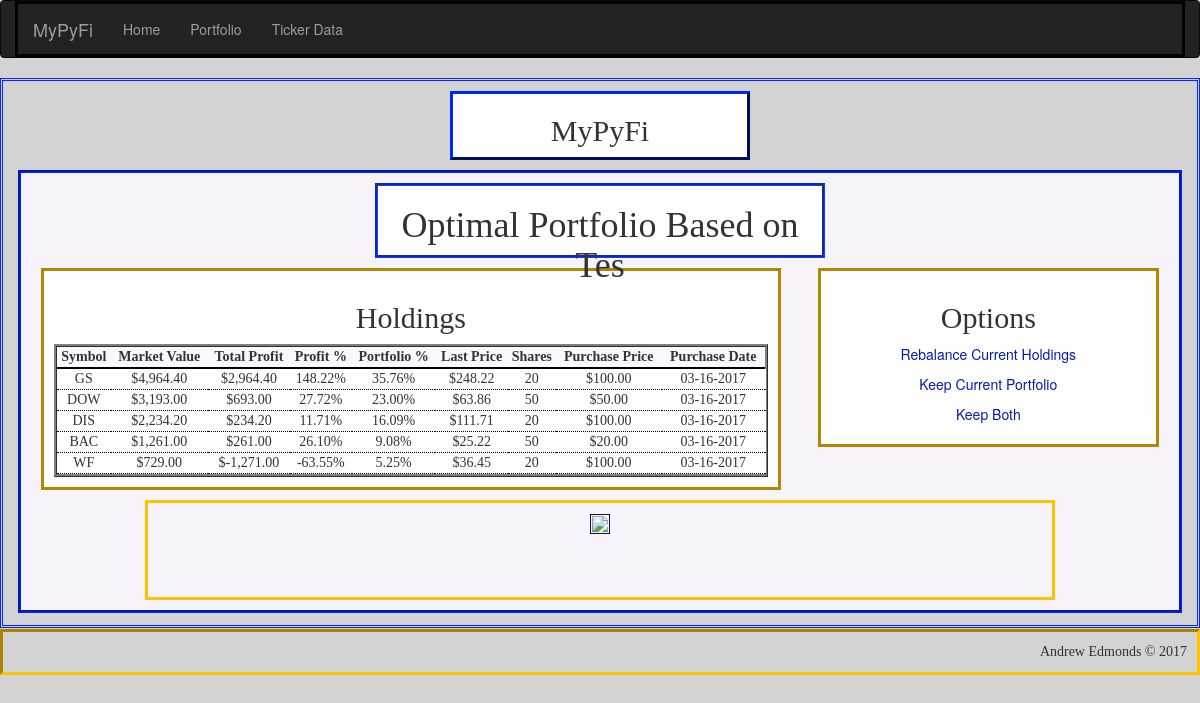
The page /portfolio/Testing/optimized on the database its author committed.
### app/models.py (models this page shows, shortened)
class Holding(db.Model):
    __tablename__ = 'holdings'
    id = db.Column(db.Integer, primary_key=True, autoincrement=True)
    symbol = db.Column(db.String(6))            # stock symbol
    shares = db.Column(db.Integer)              # number of shares held
    market_value = db.Column(db.Float)          # market value of holding
    purch_date = db.Column(db.Date)             # date holding was purchased
    purch_price = db.Column(db.Float)           # share price on purchase date
    last_price = db.Column(db.Float)            # most recent price from pandas_dataframe module
    total_profit = db.Column(db.Float)          # total profits of holding ($)
    profit_percent = db.Column(db.Float)        # percent profit based on initial amount invested
    portfolio_percent = db.Column(db.Float)     # percent holding makes up of overall portfolio
    last_updated = db.Column(db.String)         # date holding's last_price attribute was updated
    portfolio_id = db.Column(db.Integer, db.ForeignKey('portfolios.id'))
    def update_last_price(self):
        import datetime as dt
        if not self.last_updated == str(dt.date.today()):
            from pandas_datareader import data as web
            self.last_price = round(web.DataReader(self.symbol, 'yahoo')['Adj Close'].iloc[-1], 2)
            self.last_updated = str(dt.date.today())
        db.session.add(self)
    def update_market_value(self):
        self.market_value = self.shares * self.last_price
        db.session.add(self)
    def update_profit(self):
        self.total_profit = round(self.shares * (self.last_price - self.purch_price), 2)
        self.profit_percent = round(self.last_price / self.purch_price - 1, 4)
        db.session.add(self)
    def update_portfolio_percentage(self):
        self.portfolio_percent = round(self.market_value / Portfolio.query.filter_by(id=self.portfolio_id).first().market_value,4)
        db.session.add(self)
    def update(self):
        self.update_last_price()
        self.update_market_value()
        self.update_portfolio_percentage()
        self.update_profit()
        db.session.commit()

### app/main/views.py (the view)
@main.route('/portfolio/<name>/optimized', methods=['GET', 'POST'])
def portfolio_optimized(name):
    portfolio = Portfolio.query.filter_by(name=name).first()
    if portfolio is None:
        abort(404)
    portfolio.update()
    holding_data = portfolio.holdings.order_by(Holding.portfolio_percent.desc()).all()
    return render_template('portfolio/optimal/portfolio_optimized.html', name=name, holding_data=holding_data)

### app/models.py (called while the page is built)
    def update_market_value(self):
        self.market_value = 0
        self.invested = 0
        self.market_value += self.cash
        for holding in self.holdings:
            self.market_value += (holding.shares * holding.last_price)
            self.invested += (holding.shares * holding.purch_price)
            holding.update_portfolio_percentage()
        db.session.add(self)

    def update_profit(self):
        self.total_profit = self.market_value - self.invested - self.cash
        if self.invested:
            self.profit_percent = round(self.total_profit / self.invested, 4)
        else:
            self.profit_percent = 0
        db.session.add(self)

    def update_holding_count(self):
        self.num_holdings = Holding.query.filter_by(portfolio_id=self.id).count()
        db.session.add(self)

    def update(self):
        for holding in self.holdings:
            holding.update()
        self.update_market_value()
        self.update_profit()
        self.update_holding_count()
        for holding in self.holdings:
            holding.update_portfolio_percentage()
            if holding.shares == 0:
                db.session.delete(holding)
        db.session.commit()

### app/templates/portfolio/optimal/portfolio_optimized.html (shortened to what this page needs)
{% extends "base-detailed.html" %}
{% import "bootstrap/wtf.html" as wtf %}
{% block page_title %}
<h2>
    <center>MyPyFi</center>
</h2>
{% endblock %}
{% block main_title %}
<h1>Optimal Portfolio Based on {{ name[:-4] }}</h1>
{% endblock %}
{% block main_focus %}
{% if not holding_data|count > 0 %}
<h1>
    <center>No Holdings Found!</center>
</h1>
<p>
<center>There are no holdings saved in the portfolio {{ name }}</center></p>
{% else %}
<h2>
    <center>Holdings</center>
</h2>
<table style="width:100%" id="portfolio_table">
    <tr>
        <th>
            <center>Symbol</center>
        </th>
        <th>
            <center>Market Value</center>
        </th>
        <th>
            <center>Total Profit</center>
        </th>
        <th>
            <center>Profit %</center>
        </th>
        <th>
            <center>Portfolio %</center>
        </th>
        <th>
            <center>Last Price</center>
        </th>
        <th>
            <center>Shares</center>
        </th>
        <th>
            <center>Purchase Price</center>
        </th>
        <th>
            <center>Purchase Date</center>
        </th>
    </tr>
    {% for holding in holding_data %}
    <tr>
        <td>
            <center>{{ holding["symbol"] | upper }}</center>
        </td>
        <td>
            <center>{{ "${:,.2f}".format(holding["last_price"]*holding["shares"]) }}</center>
        </td>
        <td>
            <center>{{ "${:,.2f}".format(holding["total_profit"]) }}</center>
        </td>
        <td>
            <center>{{ "{0:.2f}%".format(holding["profit_percent"]*100) }}</center>
        </td>
        <td>
            <center>{{ "{0:.2f}%".format(holding["portfolio_percent"]*100) }}</center>
        </td>
        <td>
            <center>{{ "${:,.2f}".format(holding["last_price"]) }}</center>
        </td>
        <td>
            <center>{{ holding["shares"] }}</center>
        </td>
        <td>
            <center>{{ "${:,.2f}".format(holding["purch_price"]) }}</center>
        </td>
        <td>
            <center>{{ "{:%m-%d-%Y}".format(holding["purch_date"]) }}</center>
        </td>
    </tr>
    {% endfor %}
</table>
{% endif %}
{% endblock %}
{% block main_options %}
{% if not holding_data|count > 0 %}
<h1>
    <center>No Holdings Found!</center>
</h1>
<p>
<center>There are no holdings saved in the portfolio {{ name }}</center></p>
{% else %}
<h2>
    <center>Options</center>
</h2>
<div style="text-align:center">
    <a class="button" href="{{ url_for('main.portfolio_optimized_rebalance',name=name) }}">Rebalance Current
        Holdings</a>
    <a class="button" href="{{ url_for('main.portfolio_optimized_revert',name=name) }}">Keep Current Portfolio</a>
    <a class="button" href="{{ url_for('main.portfolio_main') }}">Keep Both</a>
</div>
{% endif %}
{% endblock %}
{% block verbage %}
<img src="{{ url_for('static',filename='optimized_portfolio.png') }}">
{% endblock %}

### app/static/css/style_main.css (style rules this page uses)
body { background-color: lightgray; }
#main h2 { font-family: "Palatino Linotype"; }
#main th { font-family: "Bitstream Vera Sans Mono"; border-bottom: 2pt solid black; }
#portfolio_table { border-collapse: separate; border-style: ridge; background-color: #F4F1F7; }
#main-focus th { background-color: ghostwhite; }
#main-focus td { font-family: "Felix Titling"; border-bottom: 1pt dotted black; background-color: white; }
.button { background-color: white; color: #001BB2; border: thin; text-align: center; text-decoration: none; display: inline-block; cursor: pointer; }
img { padding:1px; border:1px solid #021a40; }

### rows shown on the page
Holding: symbol "GS", holding['last_price']*holding['shares'] "$4,964.40", total_profit "$2,964.40", holding['profit_percent']*100 "148.22%", holding['portfolio_percent']*100 "35.76%", last_price "$248.22", shares "20", purch_price "$100.00", purch_date "03-16-2017"
Holding: symbol "DOW", holding['last_price']*holding['shares'] "$3,193.00", total_profit "$693.00", holding['profit_percent']*100 "27.72%", holding['portfolio_percent']*100 "23.00%", last_price "$63.86", shares "50", purch_price "$50.00", purch_date "03-16-2017"
Holding: symbol "DIS", holding['last_price']*holding['shares'] "$2,234.20", total_profit "$234.20", holding['profit_percent']*100 "11.71%", holding['portfolio_percent']*100 "16.09%", last_price "$111.71", shares "20", purch_price "$100.00", purch_date "03-16-2017"
Holding: symbol "BAC", holding['last_price']*holding['shares'] "$1,261.00", total_profit "$261.00", holding['profit_percent']*100 "26.10%", holding['portfolio_percent']*100 "9.08%", last_price "$25.22", shares "50", purch_price "$20.00", purch_date "03-16-2017"
Holding: symbol "WF", holding['last_price']*holding['shares'] "$729.00", total_profit "$-1,271.00", holding['profit_percent']*100 "-63.55%", holding['portfolio_percent']*100 "5.25%", last_price "$36.45", shares "20", purch_price "$100.00", purch_date "03-16-2017"

### other values the page prints
{{ name[:-4] }} "Tes"
